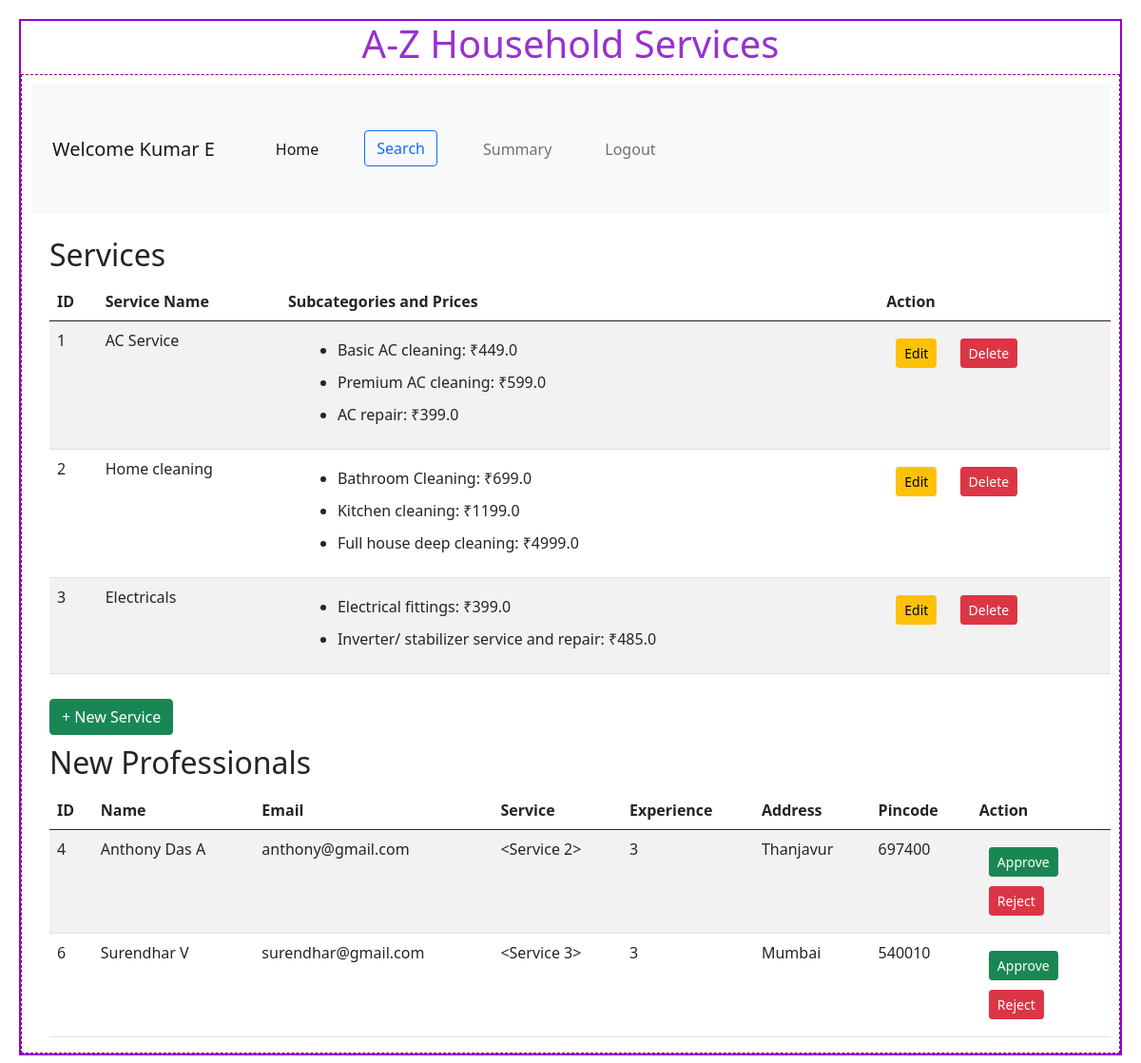
The page /admin/Kumar E on the database its author committed.
### backend/models.py (models this page shows)
class Service(db.Model):
    __tablename__ = "service"
    id = db.Column(db.Integer, primary_key=True, autoincrement=True)
    name = db.Column(db.String, nullable=False)
    description = db.Column(db.String, nullable=False)
    status = db.Column(db.String(20), default="active", nullable=False)  # Active/Inactive
    subcategories = db.relationship(
        'Subcategory',
        cascade="all, delete",
        backref="service",
        lazy=True
    )
    service_requests = db.relationship(
        'ServiceRequest',
        cascade="all, delete",
        backref="service",
        lazy=True
    )

class Subcategory(db.Model):
    id = db.Column(db.Integer, primary_key=True)
    service_id = db.Column(db.Integer, db.ForeignKey('service.id'), nullable=False)
    name = db.Column(db.String(100), nullable=False)
    description = db.Column(db.Text, nullable=False)
    price = db.Column(db.Float, nullable=False)

class ProfessionalDetails(db.Model):
    __tablename__ = "professional_details"
    id = db.Column(db.Integer, primary_key=True, autoincrement=True)
    email = db.Column(db.String, unique=True, nullable=False)
    password = db.Column(db.String, nullable=False)
    role = db.Column(db.Integer, default=1, nullable=False)  # 0 = admin, 1 = professional
    name = db.Column(db.String, nullable=False)
    service_id = db.Column(db.Integer, db.ForeignKey('service.id'), nullable=False)  # Foreign key to Service
    experience = db.Column(db.Integer, nullable=False)
    address = db.Column(db.String, nullable=False)
    pincode = db.Column(db.Integer, nullable=False)
    status = db.Column(db.String(20), default="Pending")
    is_available = db.Column(db.Boolean, default=True)
    service = db.relationship('Service', backref='professionals')
    service_requests = db.relationship(
        'ServiceRequest',
        cascade="all, delete",
        backref="professional",
        lazy=True
    )

### backend/controllers.py (the view)
@app.route("/admin/<name>")
def admin_dashboard(name):
    services=Service.query.all()
    pending_professionals = ProfessionalDetails.query.filter_by(status='Pending').all()
    return render_template("admin_dashboard.html", name=name, services=services, pending_professionals=pending_professionals)

### templates/admin_dashboard.html
{%extends "admin_layout.html"%}
{%block content%}
            <div class="container mt-4">
                 {%if services%}
                <h2>Services</h2>
                <table class="table table-striped">
                    <thead>
                        <tr>
                            <th>ID</th>
                            <th>Service Name</th>
                            <th>Subcategories and Prices</th>
                            <th>Action</th>
                        </tr>
                    </thead>
                    <tbody>
                        {% for service in services %}
                        <tr>
                            <td>{{ service.id }}</td>
                            <td>{{ service.name }}</td>
                            <td>
                                {% if service.subcategories %}
                                    <ul>
                                        {% for subcategory in service.subcategories %}
                                        <li>{{ subcategory.name }}: ₹{{ subcategory.price }}</li>
                                        {% endfor %}
                                    </ul>
                                {% else %}
                                    No subcategories available.
                                {% endif %}
                            </td>
                            <td>
                                <a href="{{ url_for('edit_service', service_id=service.id, name=service.name) }}" class="btn btn-sm btn-warning">Edit</a>
                                <form action="{{ url_for('delete_service', service_id=service.id, name=service.name) }}" method="POST" style="display:inline;">
                                    <button type="submit" class="btn btn-sm btn-danger" onclick="return confirm('Are you sure you want to delete this service?');">Delete</button>
                                </form>
                            </td>
                        </tr>
                        {%endfor%}
                    </tbody>
                </table>
                {%else%}
                <h3 class="center">No Services Available!</h3>
                {%endif%}
                <a href="/service/{{name}}" button type="button" class="btn btn-success">+ New Service</a>
                <h2>New Professionals</h2>
                {% if pending_professionals %}
                    <table class="table table-striped">
                        <thead>
                            <tr>
                                <th>ID</th>
                                <th>Name</th>
                                <th>Email</th>
                                <th>Service</th>
                                <th>Experience</th>
                                <th>Address</th>
                                <th>Pincode</th>
                                <th>Action</th>
                            </tr>
                        </thead>
                        <tbody>
                            {% for professional in pending_professionals %}
                                <tr>
                                    <td>{{ professional.id }}</td>
                                    <td>{{ professional.name }}</td>
                                    <td>{{ professional.email }}</td>
                                    <td>{{ professional.service }}</td>
                                    <td>{{ professional.experience }}</td>
                                    <td>{{ professional.address }}</td>
                                    <td>{{ professional.pincode }}</td>
                                    <td>
                                        <form method="POST" action="{{ url_for('approve_professional', professional_id=professional.id, name=name) }}">
                                            <button type="submit" class="btn btn-sm btn-success">Approve</button>
                                        </form>
                                        <form method="POST" action="{{ url_for('reject_professional', professional_id=professional.id, name=name) }}">
                                            <button type="submit" class="btn btn-sm btn-danger">Reject</button>
                                        </form>
                                    </td>
                                </tr>
                            {% endfor %}
                        </tbody>
                    </table>
                {% else %}
                    <p>No new professional requests at the moment.</p>
                {% endif %}
{%endblock%}

### static/styles/main.css (style rules this page uses)
* { margin:10px; }

### rows shown on the page
Service: id "1", name "AC Service"
Subcategory: name "Basic AC cleaning", price "449.0"
Subcategory: name "Premium AC cleaning", price "599.0"
Subcategory: name "AC repair", price "399.0"
Service: id "2", name "Home cleaning"
Subcategory: name "Bathroom Cleaning", price "699.0"
Subcategory: name "Kitchen cleaning", price "1199.0"
Subcategory: name "Full house deep cleaning", price "4999.0"
Service: id "3", name "Electricals"
Subcategory: name "Electrical fittings", price "399.0"
Subcategory: name "Inverter/ stabilizer service and repair", price "485.0"
ProfessionalDetails: id "4", name "Anthony Das A", email "anthony@gmail.com", service "<Service 2>", experience "3", address "Thanjavur", pincode "697400"
ProfessionalDetails: id "6", name "Surendhar V", email "surendhar@gmail.com", service "<Service 3>", experience "3", address "Mumbai", pincode "540010"

### other values the page prints
{{ name }} "Kumar E"
